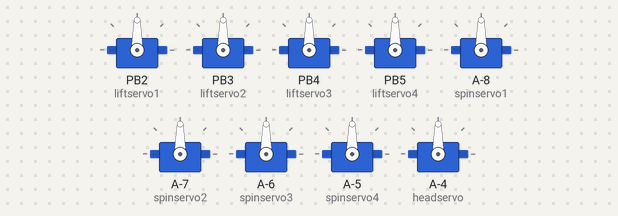
Bench run of a sketch on a simulated ATtiny85, built with avr-gcc and run on an emulated ATtiny85. Parts: 9 × servo.

Above: at 1.9 s.
At 4.2 s:
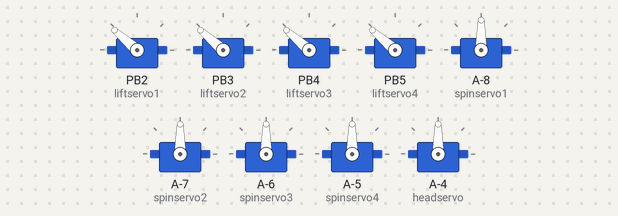
At 6.6 s:
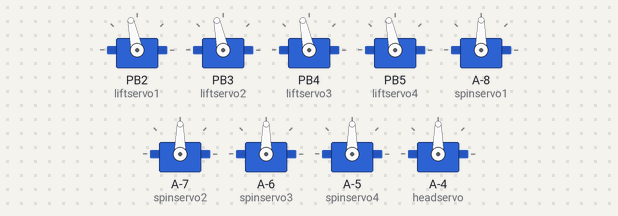
At 11.4 s:
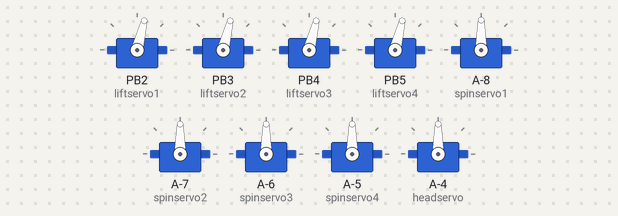
At 16.5 s:
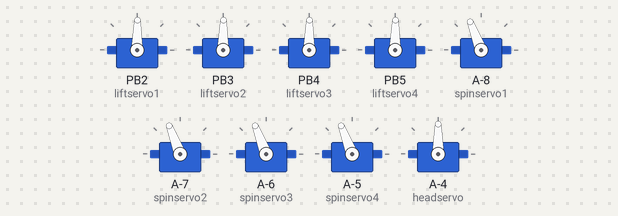
At 21.7 s:
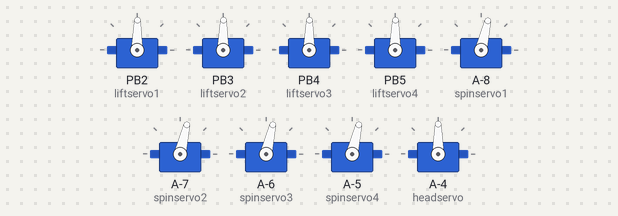
Timing chart, 0 to 28.5 s (numbered marks = the images above):
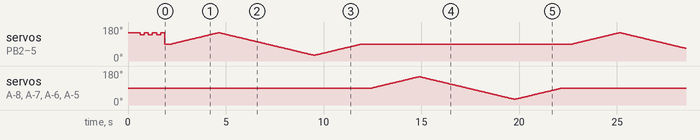

Measured:
- by itself, servo on PB2 (liftservo1), servo on PB3 (liftservo2), servo on PB4 (liftservo3), servo on PB5 (liftservo4): 150° → 140° at 0.61 s, → 150° 0.21 s later, → 140° 0.21 s later, → 150° 0.21 s later, … (486 changes in this stretch)

The sketch:

motortest.ino
```cpp
#include <SoftwareServo.h>


SoftwareServo spinservo1;
SoftwareServo liftservo1;
SoftwareServo spinservo2;
SoftwareServo liftservo2;
SoftwareServo spinservo3;
SoftwareServo liftservo3;
SoftwareServo spinservo4;
SoftwareServo liftservo4;
SoftwareServo headservo;
int ledRED = 11;
int ledGRN = 12;
int ledBLU = 13;

int poslift = 0;    // variable to store the lift servo position
int posspin = 0;    // variable to store the spin servo position
int rest = 90;      // variable for center leg location
int A = 0;
int B = 0;


void setup()
{
  // if noodle is face forward :
  liftservo1.attach(2); //lift front right leg
  liftservo2.attach(3); //lift front left leg
  liftservo3.attach(4); //lift back right leg
  liftservo4.attach(5); //lift back left leg
  spinservo1.attach(6); //rotate front right leg
  spinservo2.attach(7); //rotate front left leg
  spinservo3.attach(8); //rotate back right leg
  spinservo4.attach(9); //rotate back left leg
  headservo.attach(10); //turns eye stalk gantry
  pinMode(ledRED, OUTPUT);
  pinMode(ledGRN, OUTPUT);
  pinMode(ledBLU, OUTPUT);

  //postion legs in square to start walking...
  spinservo1.write(90);
  spinservo2.write(90);
  spinservo3.write(90);
  spinservo4.write(90);
  liftservo1.write(150);
  liftservo2.write(150);
  liftservo3.write(150);
  liftservo4.write(150);
  headservo.write(90);
  digitalWrite(ledRED, LOW);
  //digitalWrite(ledRED, HIGH);
  //digitalWrite(ledGRN, HIGH);
  myDelay(400);
  bounce();
  digitalWrite(ledRED, HIGH);


}

void loop() {
  setLift(90);
  myDelay(300);
  sweepMotor( liftservo1 );
  sweepMotor( liftservo2 );
  sweepMotor( liftservo3 );
  sweepMotor( liftservo4 );

  myDelay(3000);
  sweepMotor( spinservo1 );
  sweepMotor( spinservo1 );
  sweepMotor( spinservo1 );
  sweepMotor( spinservo1 );
  myDelay(3000);

}

void myDelay( int mSecs ) {
  for (int i = 0; i < (mSecs / 10); i++) {
    SoftwareServo::refresh();
    delay(10);
  }
}

void sweepMotor( SoftwareServo mot ) {
  int i;

  // Start at 90 and sweep to 150
  for ( i=90; i<150; i++ ) {
    //mot.write(i);
    liftservo1.write(i);
    liftservo2.write(i);
    liftservo3.write(i);
    liftservo4.write(i);
   myDelay(40);
  }
  // Sweep from last pos (150) down to 30
  for ( ; i>30; i-- ) {
    //mot.write(i);
    liftservo1.write(i);
    liftservo2.write(i);
    liftservo3.write(i);
    liftservo4.write(i);
    myDelay(40);
  }
  // Sweep back to 90
  for ( ; i<90; i++ ) {
    //mot.write(i);
    liftservo1.write(i);
    liftservo2.write(i);
    liftservo3.write(i);
    liftservo4.write(i);
   myDelay(40);
  }

  myDelay(500);
  // Start at 90 and sweep to 150
  for ( i=90; i<150; i++ ) {
    //mot.write(i);
    spinservo1.write(i);
    spinservo2.write(i);
    spinservo3.write(i);
    spinservo4.write(i);
   myDelay(40);
  }
  // Sweep from last pos (150) down to 30
  for ( ; i>30; i-- ) {
    //mot.write(i);
    spinservo1.write(i);
    spinservo2.write(i);
    spinservo3.write(i);
    spinservo4.write(i);
    myDelay(40);
  }

  // Sweep back to 90
  for ( ; i<90; i++ ) {
    //mot.write(i);
    spinservo1.write(i);
    spinservo2.write(i);
    spinservo3.write(i);
    spinservo4.write(i);
   myDelay(40);
  }

  myDelay(500);
}

void bounce() {
  setLift(150);
  myDelay(200);
  setLift(140);
  myDelay(200);
  setLift(150);
  myDelay(200);
  setLift(140);
  myDelay(200);
  setLift(150);
  myDelay(200);
  setLift(140);
  myDelay(200);
  setLift(150);
  myDelay(200);
}

void setLift( int lift ) {
  liftservo1.write(lift);
  liftservo2.write(lift);
  liftservo3.write(lift);
  liftservo4.write(lift);
  myDelay(10);
}
```
